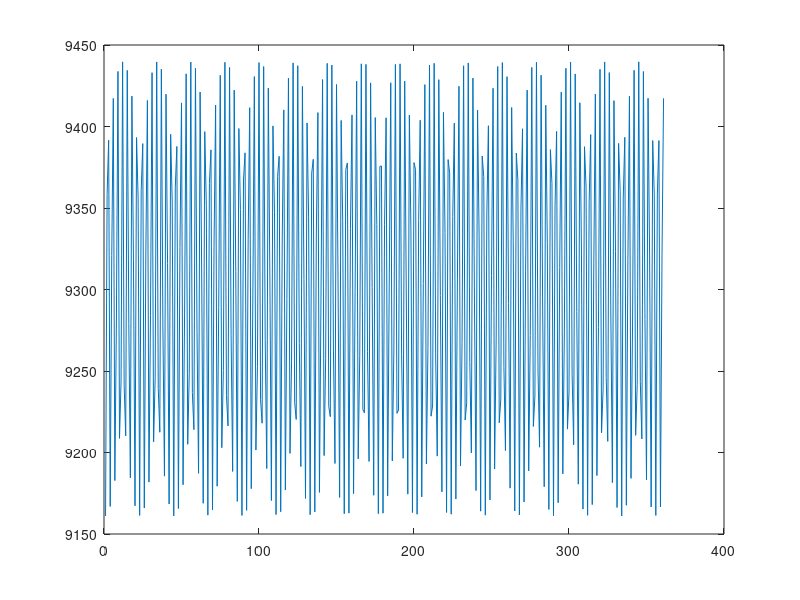

This chart was generated by the following MATLAB code:
% simulacion directa ec. robert para t

clc

L0 = 0.58; % m
v = 300000; % m/s
c = 300000000; % m/s
lambda = 632.8e-9; %m/s
beta = v/c;

theta_original = [0:1:360];


%%%% theta = 0..360
theta = theta_original;

%%% vidrio
n = 1.61;
D_lambda = lambda/n*(-187500)*(v*(1-1/n^2)/(c/n));
thetap = theta - atan(v*sin(theta)/(c*n));
Vn = c/n + cos(thetap)*v*(1-1/n^2-D_lambda);
f = v*sin(theta)/(n^2);

L = L0*sqrt(1 - (beta*cos(theta).^2));

tg2 = ( ...
        2*L*v.*cos(theta) + ...
        sqrt(  (2*L*v.*cos(theta)).^2 + 4*L.^2.* ... 
            ... (
                Vn.^2 - (v*cos(theta)).^2 - f.^2 ...
            ) ...
      ) ./ (2*(Vn.^2 - (v*cos(theta)).^2 - f.^2));
    

%%% aire
%%% vidrio
n = 1;
D_lambda = lambda/n*(-187500)*(v*(1-1/n^2)/(c/n));
thetap = theta - atan(v*sin(theta)/(c*n));
Vn = c/n + cos(thetap)*v*(1-1/n^2-D_lambda);
f = v*sin(theta)/(n^2);

L = L0*sqrt(1 - (beta*cos(theta).^2));

ta2 = ( ...
        2*L*v.*cos(theta) + ...
        sqrt(  (2*L*v.*cos(theta)).^2 + 4*L.^2.* ... 
            ... (
                Vn.^2 - (v*cos(theta)).^2 - f.^2 ...
            ) ...
      ) ./ (2*(Vn.^2 - (v*cos(theta)).^2 - f.^2));


%%%% theta = 0
theta = theta_original.*0;

%%% vidrio
n = 1.6;
D_lambda = lambda/n*(-187500)*(v*(1-1/n^2)/(c/n));
thetap = theta - atan(v*sin(theta)/(c*n));
Vn = c/n + cos(thetap)*v*(1-1/n^2-D_lambda);
f = v*sin(theta)/(n^2);

L = L0*sqrt(1 - (beta*cos(theta).^2));

tg1 = ( ...
        2*L*v.*cos(theta) + ...
        sqrt(  (2*L*v.*cos(theta)).^2 + 4*L.^2.* ... 
            ... (
                Vn.^2 - (v*cos(theta)).^2 - f.^2 ...
            ) ...
      ) ./ (2*(Vn.^2 - (v*cos(theta)).^2 - f.^2));

%%% aire
%%% vidrio
n = 1;
D_lambda = lambda/n*(-187500)*(v*(1-1/n^2)/(c/n));
thetap = theta - atan(v*sin(theta)/(c*n));
Vn = c/n + cos(thetap)*v*(1-1/n^2-D_lambda);
f = v*sin(theta)/(n^2);

L = L0*sqrt(1 - (beta*cos(theta).^2));

ta1 = ( ...
        2*L*v.*cos(theta) + ...
        sqrt(  (2*L*v.*cos(theta)).^2 + 4*L.^2.* ... 
            ... (
                Vn.^2 - (v*cos(theta)).^2 - f.^2 ...
            ) ...
      ) ./ (2*(Vn.^2 - (v*cos(theta)).^2 - f.^2));


N = (c/lambda/n)*((tg2-ta2)-(tg1-ta1));

plot(N)
% xlim([0 50])